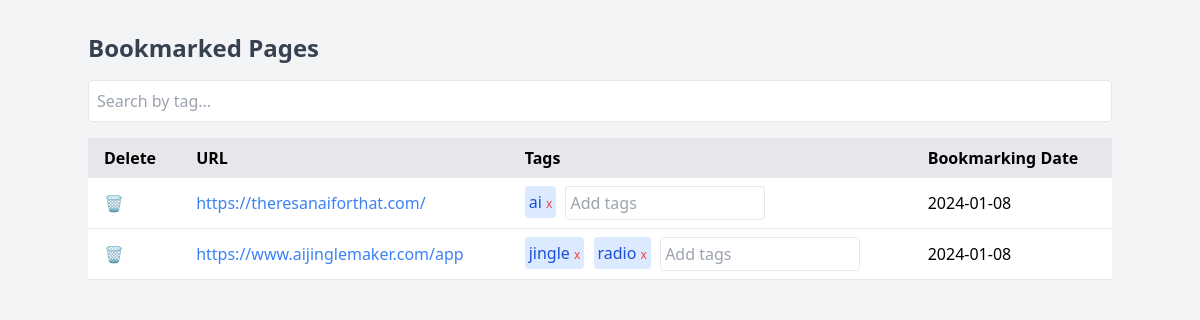
The page / on the database its author committed.
### main.py (models this page shows)
class Bookmark(db.Model):
    id = db.Column(db.Integer, primary_key=True)
    url = db.Column(db.String(500), nullable=False)
    tags = db.relationship('Tag', backref='bookmark', lazy=True)
    date = db.Column(db.DateTime, default=datetime.utcnow)

class Tag(db.Model):
    id = db.Column(db.Integer, primary_key=True)
    text = db.Column(db.String(50), nullable=False)
    bookmark_id = db.Column(db.Integer, db.ForeignKey('bookmark.id'), nullable=False)

### main.py (the view)
@app.route('/')
def index():
    tag_query = request.args.get('tag')
    bookmarks = Bookmark.query.order_by(Bookmark.date.desc()).all()  # Order by date, descending
    if tag_query:
        bookmarks = [bookmark for bookmark in bookmarks if
                     tag_query.lower() in [tag.text.lower() for tag in bookmark.tags]]
    for bookmark in bookmarks:
        bookmark.tags_list = ', '.join([tag.text for tag in bookmark.tags])
    return render_template('index.html', bookmarks=bookmarks)

### templates/index.html (shortened to what this page needs)
<!DOCTYPE html>
<html>
<head>
    <link href="https://cdn.jsdelivr.net/npm/tailwindcss@2.2.19/dist/tailwind.min.css" rel="stylesheet">
    <link href="{{ url_for('static', filename='styles.css') }}" rel="stylesheet">
</head>
<body class="bg-gray-100">
    <div class="container mx-auto my-8">
        <h1 class="text-2xl font-bold text-gray-700 mb-4">Bookmarked Pages</h1>
        <input type="text" id="tagSearch" placeholder="Search by tag..." class="mb-4 p-2 border rounded w-full">
        <table class="min-w-full table-auto hidden sm:table">
            <thead class="bg-gray-200">
                <tr>
                    <th class="px-4 py-2" style="text-align: left;">Delete</th>
                    <th class="px-4 py-2" style="text-align: left;">URL</th>
                    <th class="px-4 py-2" style="text-align: left;">Tags</th>
                    <th class="px-4 py-2" style="text-align: left;">Bookmarking Date</th>
                </tr>
            </thead>
<tbody>
    {% for bookmark in bookmarks %}
    <tr class="bg-white border-b">
        <td class="px-4 py-2">
            <span class="cursor-pointer delete-icon" onclick="confirmDeletion({{bookmark.id}})">🗑️</span>
        </td>
        <td class="px-4 py-2">
            <a href="{{ bookmark.url }}" target="_blank" class="text-blue-500 hover:text-blue-700">{{ bookmark.url }}</a>
        </td>
        <td class="px-4 py-2">
            <div class="tags-input-container">
                <div id="tags-{{bookmark.id}}" class="inline-tags">
                    {% for tag in bookmark.tags %}
                    <span class="inline-block bg-blue-100 text-blue-700 p-1 mr-2 rounded">
                        {{ tag.text }}
                        <span class="cursor-pointer text-xs text-red-500" onclick="removeTag({{bookmark.id}}, '{{tag.text}}', this)"> x</span>
                    </span>
                    {% endfor %}
                </div>
                <input type="text" onkeyup="handleTagInput(event, {{bookmark.id}})" placeholder="Add tags" class="tag-input p-1 border rounded inline-input">
            </div>
        </td>
        <td class="px-4 py-2">{{ bookmark.date.strftime('%Y-%m-%d') }}</td>
    </tr>
    {% endfor %}
</tbody>
        </table>
    </div>
</body>
</html>

### static/styles.css (style rules this page uses)
.tags-input-container { width: 100%; white-space: nowrap; }
.inline-tags { display: inline-block; }
.inline-input { display: inline-block; vertical-align: top; min-width: 100px; max-width: 200px; }
.inline-tags > span { display: inline-block; margin-right: 5px; }

### rows shown on the page
Bookmark: url "https://theresanaiforthat.com/", date "2024-01-08"
Tag: text "ai"
Bookmark: url "https://www.aijinglemaker.com/app", date "2024-01-08"
Tag: text "jingle"
Tag: text "radio"
